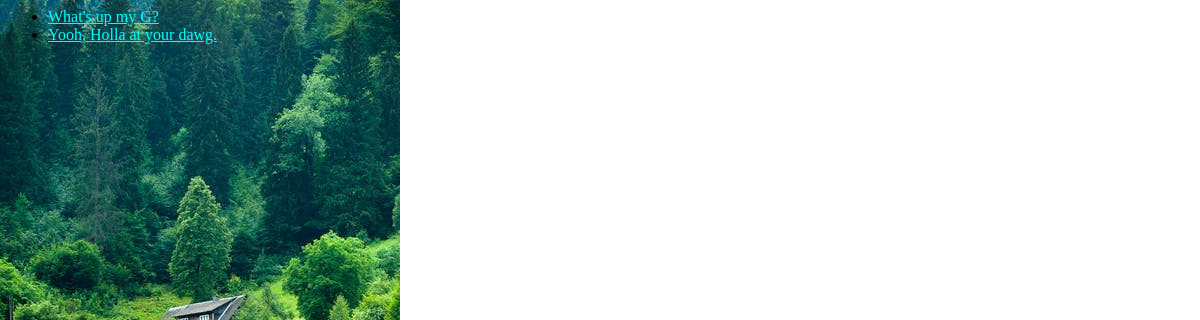
/polls/, run on an earlier commit of the app's database.
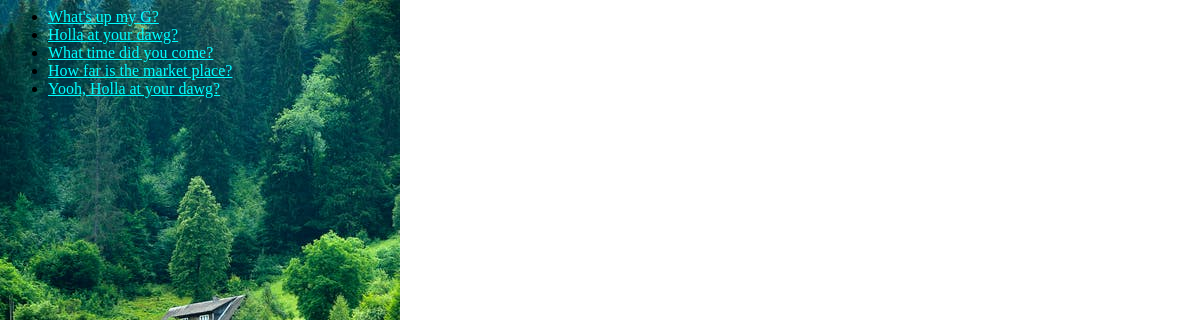
And on a later commit of the database.
### polls/models.py (models this page shows, shortened)
class Question(models.Model):
    question_text = models.CharField(max_length=200)
    pub_date = models.DateTimeField("date published")
    list_filter = ["pub_date"]
    search_fields = ["question_text"]

### polls/views.py (the view)
# urls.py: path("", views.IndexView.as_view(), name="index"),
class IndexView(generic.ListView):
    template_name = "polls/index.html"
    context_object_name = "latest_question_list"
    def get_queryset(self):
        return Question.objects.filter(pub_date__lte=timezone.now()).order_by("-pub_date")[:5]

### polls/templates/polls/index.html
{% load static %}
<link rel="stylesheet" href="{% static 'polls/style.css' %}">
{% if latest_question_list %}
    <ul>
    {% for question in latest_question_list %}
        <li><a href="{% url 'polls:detail' question.id %}">{{question.question_text }}</a></li>
    {% endfor%}
    </ul>
{%else %}
    <p>No polls are available.</p>
{% endif %}

### polls/static/polls/style.css (style rules this page uses)
li a { color: aqua; }

What changed in the data, as far as the page shows it:
removed Question: question_text "Yooh, Holla at your dawg."
added Question: question_text "Holla at your dawg?"
added Question: question_text "What time did you come?"
added Question: question_text "How far is the market place?"
added Question: question_text "Yooh, Holla at your dawg?"
